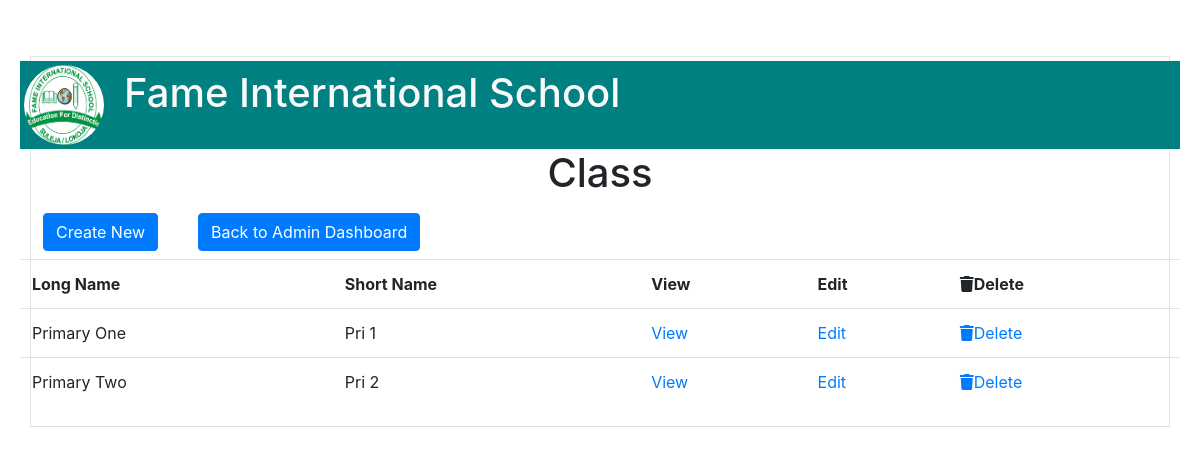
The page /public/Admin/Classs/index.php on the database its author committed.
### tables this page shows
CREATE TABLE `tblclasss` (
  `classsId` int(11) NOT NULL,
  `classsLName` varchar(50) NOT NULL,
  `classsSName` varchar(50) NOT NULL
);

### private/functions.php (called while the page is built, shortened)
<?php
function urlFor($script_path) {
  if($script_path[0] != '/') {
    $script_path = "/" . $script_path;
  }
  return WWW_ROOT . $script_path;
}
?>

### private/query_functions.php (called while the page is built, shortened)
<?php
function getClasss(){
	global $db;
	$sql = "SELECT * FROM tblClasss ";
	$result = mysqli_query($db, $sql);
	return $result;
}

### public/Admin/Classs/index.php (the view, shortened to what this page needs)
<?php
$pageHeading = "Class";
include_once(SHARED_PATH .'/adminHeader.php');
?>
<div class="row">
    <div class="col-xs-12 mx-auto">
        <h1><?php echo $pageHeading;?></h1>
    </div>
</div>
<nav class="nav navbar-inline">
		<li class="mr-4 p-2"><a class="btn btn-primary" href="<?php echo urlFor('/admin/classs/new.php');?>"> Create New</a></li>
        <li class="mr-4 p-2"><a class="btn btn-primary" href="<?php echo urlFor('/admin/index.php');?>"> Back to Admin Dashboard</a></li>
   </nav>
<div class="row">
    <div class="col-xs-12 table-responsive">
        <table class="table ">
            <tr>
                <th>Long Name</th>
                <th>Short Name</th>
                <th>View</a></th>
                <th>Edit</a></th>
                <th><i class="fas fa-trash"></i>Delete</a></th>
            </tr>
            <?php
                $classes = getClasss();
                foreach($classes as $classs){
            ?>
            <tr>
                <td><?php echo $classs['classsLName'];?></td>
                <td><?php echo $classs['classsSName'];?></td>
                <td><a href="<?php echo urlFor('/admin/classs/show.php?id='.$classs['classsId']);?>">View</a></td>
                <td><a href="<?php echo urlFor('/admin/classs/edit.php?id='.$classs['classsId']);?>">Edit</a></td>
                <td><a href="<?php echo urlFor('/admin/classs/delete.php?id='.$classs['classsId']);?>"><i class="fas fa-trash"></i>Delete</a></td>
            </tr>
            <?php
               }?>
        </table>
    </div>
    </div>
</div>

### public/stylesheets/custom.css (style rules this page uses)
body { padding-top: 54px; background-image:url(img/Banner1.png) }
@media (min-width: 992px) { body { padding-top: 56px; } }

### rows shown on the page
tblclasss: classsLName "Primary One", classsSName "Pri 1"
tblclasss: classsLName "Primary Two", classsSName "Pri 2"

### other values the page prints
$pageHeading "Class"
